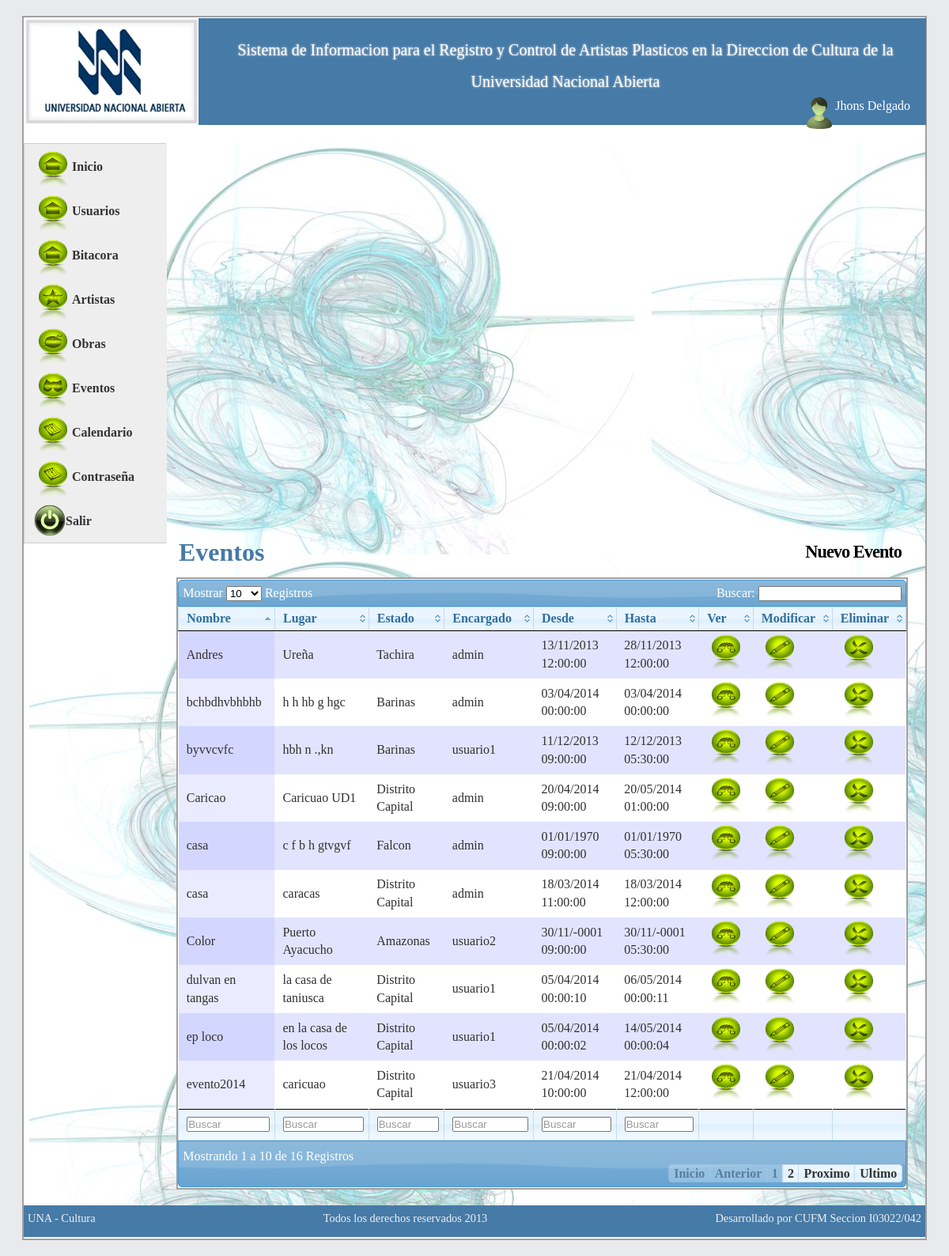
Screenshot of /sistema/controller/consulta_evento.php (signed in) with the database file from the repository.
### tables this page shows
CREATE TABLE IF NOT EXISTS `usuarios` (
  `id_usuarios` int(11) NOT NULL AUTO_INCREMENT,
  `usuario` varchar(50) NOT NULL,
  `clave` text NOT NULL,
  `estatus` int(1) NOT NULL,
  `usuario_reg` int(11) NOT NULL,
  `fecha_reg` date NOT NULL,
  `hora_reg` time NOT NULL,
  `usuario_mod` int(11) NOT NULL,
  `fecha_mod` date NOT NULL,
  `hora_mod` time NOT NULL,
  `intentos` int(11) NOT NULL,
  `tipo` varchar(10) NOT NULL,
  `nombre` varchar(100) NOT NULL,
  `apellido` varchar(100) NOT NULL,
  `tipo_cedula` varchar(1) NOT NULL,
  `num_cedula` int(11) NOT NULL,
  `email` varchar(100) DEFAULT NULL,
  `telefono` varchar(11) DEFAULT NULL,
  `cambioclave` varchar(1) NOT NULL DEFAULT 's',
  `session` int(11) NOT NULL DEFAULT '0',
  PRIMARY KEY (`id_usuarios`),
  UNIQUE KEY `usuario` (`usuario`),
  KEY `estatus` (`estatus`)
);

CREATE TABLE IF NOT EXISTS `eventos` (
  `id_eventos` int(11) NOT NULL AUTO_INCREMENT,
  `nombre` varchar(255) NOT NULL,
  `lugar` text NOT NULL,
  `estado` int(11) NOT NULL,
  `usuario_encargado` int(11) NOT NULL,
  `descripcion` varchar(255) NOT NULL,
  `fecha_evento_inicio` date NOT NULL,
  `fecha_evento_fin` date NOT NULL,
  `hora_inicio` time NOT NULL,
  `hora_fin` time NOT NULL,
  `imagen_evento` text,
  `fecha_reg` date NOT NULL,
  `hora_reg` time NOT NULL,
  `user_reg` int(11) NOT NULL,
  `fecha_mod` date NOT NULL,
  `hora_mod` time NOT NULL,
  `user_mod` int(11) NOT NULL,
  `estatus` int(11) NOT NULL,
  PRIMARY KEY (`id_eventos`),
  KEY `usuario_encargado` (`usuario_encargado`)
);

CREATE TABLE IF NOT EXISTS `estados` (
  `id_estados` int(11) NOT NULL AUTO_INCREMENT,
  `nombre` varchar(255) NOT NULL,
  PRIMARY KEY (`id_estados`)
);

### sistema/controller/consulta_evento.php (called while the page is built, shortened)
<?php
include '../model/index.php';
$eventos = new Eventos();
$consulta = $eventos->listar_eventos();
include '../web/layout/index.php';
?>

### sistema/model/BDculturaconexion.php (called while the page is built, shortened)
<?php
class BDculturaconexion {
    private $conexion;
    public function conectar() {
        if (!isset($this->conexion)) {
            $this->conexion = (mysql_connect("localhost", "root", "12345678")) or die(mysql_error());
        }
    }
    public function ejecutarsql($sql) {
        $resultado = mysql_query($sql, $this->conexion);
        return $resultado;
    }
}
?>

### sistema/model/Usuarios.php (called while the page is built, shortened)
<?php
class Usuarios extends BDculturaconexion {
    public function detalle($id) {
        $sql = "Select * from usuarios WHERE id_usuarios = '$id'";
        $consulta = $this->ejecutarsql($sql);
        return $consulta;
    }
    public function detalle2($id) {
        $sql = "select * from usuarios WHERE id_usuarios = '$id'";
        $consulta = $this->ejecutarsql($sql);
        $consulta = mysql_fetch_array($consulta);
        return $consulta;
    }
}
?>

### sistema/model/Eventos.php (called while the page is built, shortened)
<?php
class Eventos extends BDculturaconexion {
    public function listar_eventos() {
        $sql = "Select * from eventos";
        $consulta = $this->ejecutarsql($sql);
        return $consulta;
    }
}
?>

### sistema/model/Estados.php (called while the page is built, shortened)
<?php
class Estados extends BDculturaconexion {
        public function detalle($id) {
        $sql = "select * from estados WHERE id_estados = '$id'";
        $consulta = $this->ejecutarsql($sql);
        $consulta = mysql_fetch_array($consulta);
        return $consulta;
    }
}
?>

### sistema/model/index.php (called while the page is built, shortened)
<?php
include '../model/BDculturaconexion.php';
include '../model/Artista.php';
include '../model/Estados.php';
include '../model/Usuarios.php';
include '../model/Eventos.php';
function Ajustefecha($fecha) {
    if ($fecha != '') {
        $fecha = date('d/m/Y', strtotime($fecha));
        return $fecha;
    } else {
        return '';
    }
}
?>

### sistema/views/agenda/consulta_eventos.php (the view, shortened to what this page needs)
<div>
    <div  style="float: left;margin-left: 25px;"><h1 style="color: #467aa7;">Eventos</h1></div>
    <div style="float: right; margin-right: 30px;"><h3><a href="nuevo_evento.php">Nuevo Evento</a></h3></div>
</div>
<br />
<div id="container">
    <div id="demo">
        <table cellpadding="0" cellspacing="0" border="0" class="display" id="example">
            <thead>
                <tr>
                    <th>Nombre</th>
                    <th>Lugar</th>
                    <th>Estado</th>
                    <th>Encargado</th>
                    <th>Desde</th>
                    <th>Hasta</th>
                    <th>Ver</th>
                    <?php if ($_SESSION['tipo'] == 'admin') { ?>
                        <th>Modificar</th>
                        <th>Eliminar</th>
                    <?php } ?>
                </tr>
            </thead>
            <tbody>
                <?php
                $class_estados = new Estados();
                $class_usuario = new Usuarios();
                while ($lista = mysql_fetch_array($consulta)) {
                    ?>
                    <tr>
                        <td><?php echo $lista['nombre']; ?></td>
                        <td><?php echo $lista['lugar']; ?></td>
                        <td><?php $valor_estado = $class_estados->detalle($lista['estado']);
                echo $valor_estado['nombre'];
                    ?></td>
                        <td><?php $valor_usuario = $class_usuario->detalle2($lista['usuario_encargado']);
                        echo $valor_usuario['usuario'];
                        ?></td>
                        <td><?php echo Ajustefecha($lista['fecha_evento_inicio']) . ' ' . $lista['hora_inicio']; ?></td>
                        <td><?php echo Ajustefecha($lista['fecha_evento_fin']) . ' ' . $lista['hora_fin']; ?></td>
                        <td><a href="detalle_evento.php?id=<?php echo $lista['id_eventos']; ?>&p=e" ><img src="../web/image/buscar.png" width="48px" height="48px" style="text-align: center;" /></a></td>
    <?php if ($_SESSION['tipo'] == 'admin') { ?>
                            <td><a href="nuevo_evento.php?id=<?php echo $lista['id_eventos']; ?>" ><img src="../web/image/editar.png" width="48px" height="48px" style="text-align: center;" /></a></td>
                            <td><a href="eliminar_evento.php?id=<?php echo $lista['id_eventos']; ?>" ><img src="../web/image/eliminar.png" width="48px" height="48px" style="text-align: center;" /></a></td>
                    <?php } ?>
                    </tr>
                    <?php
                }
                ?>
            </tbody>
            <tfoot>
                <tr>
                    <th><input type="text" name="search_b" value="Buscar" class="search_init" /></th>
                    <th><input type="text" name="search_d" value="Buscar" class="search_init" /></th>
                    <th><input type="text" name="search_e" value="Buscar" class="search_init" /></th>
                    <th><input type="text" name="search_f" value="Buscar" class="search_init" /></th>
                    <th><input type="text" name="search_g" value="Buscar" class="search_init" /></th>
                    <th><input type="text" name="search_h" value="Buscar" class="search_init" /></th>
                    <th></th>
<?php if ($_SESSION['tipo'] == 'admin') { ?>
                        <th></th>
                        <th></th>
<?php } ?>
                </tr>
            </tfoot>
        </table>
    </div>
</div>

### sistema/web/layout/header.php
<div id="header">
    <div style="width: 20%; float: left">
        <img src="../web/image/logo.png" alt="logo" />
    </div>
    <div style="width: 80%; float: right;">
        <p style="font-size: 20px; line-height: 40px; text-align: center; margin-left: 30px; margin-right: 30px; margin-top: 20px; text-shadow: 0px 0px 3px #F2F2F2;" >
            Sistema de Informacion para el Registro y Control de Artistas Plasticos en la Direccion de Cultura de la Universidad Nacional Abierta
        </p>
 <?php
        if ($_SESSION['usuario'] != '') {
            ?>
    <div style="color: #FFF; font-size: 16px; width: 200px; float: right; margin-right: 20px;" >
        <?php
        $id = @$_SESSION['usuario'];
        $user = new Usuarios();
        $usuario = $user->detalle($id);
        $usuario = mysql_fetch_array($usuario);
        ?>
        <div style="float: right;">
        <p style="float: right;"> <span style="margin-top: 1px;"><?php echo ucfirst($usuario['nombre']) . ' ' . ucfirst($usuario['apellido']); ?></span>   </p>
           </div>
        <div style="float: right;" ><img src="../web/css/images/usuario.png" width="40" /></div>
    </div>
        <?php } ?>
    </div>
</div>

### sistema/web/css/style_plantilla.css (style rules this page uses)
body { Tahoma,Arial,sans-serif;line-height:1.4em;text-align:center;color:#303030;background:#e8eaec }
* { margin:0;padding:0 }
a { color:#000;font-weight:bold;text-decoration:none;background-color:inherit }
a img { border:none }
#container { width:95%;margin:20px auto;padding:1px 0;text-align:left;background:#fff;color:#303030;border:2px solid #a0a0a0 }
#header { height:135px;width:100%;margin:0 1px 1px 1px;background:#467aa7;color:#fff }
#content h3 { margin:0 0 5px 0;font-size:1.4em;letter-spacing:-1px }

### sistema/web/css/datatable/demo_table.css (style rules this page uses)
table.display { margin: 0 auto; clear: both; width: 100%; }
table.display thead th { padding: 3px 18px 3px 10px; border-bottom: 1px solid black; font-weight: bold; cursor: pointer; * cursor: hand; }
table.display tfoot th { padding: 3px 18px 3px 10px; border-top: 1px solid black; font-weight: bold; }
table.display td { padding: 3px 10px; }
tr.odd { background-color: #E2E4FF; }
tr.even { background-color: white; }
tfoot input { margin: 0.5em 0; width: 100%; color: #444; }
tfoot input.search_init { color: #999; }
tr.odd td.sorting_1 { background-color: #D3D6FF; }
tr.even td.sorting_1 { background-color: #EAEBFF; }

### rows the page displays
usuarios: nombre "Jhons", apellido "Delgado"
eventos: nombre "Andres", lugar "Ureña", estados.nombre "Tachira", usuario_encargado.usuario "admin", fecha_evento_inicio "13/11/2013", hora_inicio "12:00:00", fecha_evento_fin "28/11/2013", hora_fin "12:00:00"
eventos: nombre "Color", lugar "Puerto Ayacucho", estados.nombre "Amazonas", usuario_encargado.usuario "usuario2", fecha_evento_inicio "30/11/-0001", hora_inicio "09:00:00", fecha_evento_fin "30/11/-0001", hora_fin "05:30:00"
eventos: nombre "casa", lugar "c f b h gtvgvf", estados.nombre "Falcon", usuario_encargado.usuario "admin", fecha_evento_inicio "01/01/1970", hora_inicio "09:00:00", fecha_evento_fin "01/01/1970", hora_fin "05:30:00"
eventos: nombre "byvvcvfc", lugar "hbh n .,kn", estados.nombre "Barinas", usuario_encargado.usuario "usuario1", fecha_evento_inicio "11/12/2013", hora_inicio "09:00:00", fecha_evento_fin "12/12/2013", hora_fin "05:30:00"
eventos: nombre "casa", lugar "caracas", estados.nombre "Distrito Capital", usuario_encargado.usuario "admin", fecha_evento_inicio "18/03/2014", hora_inicio "11:00:00", fecha_evento_fin "18/03/2014", hora_fin "12:00:00"
eventos: nombre "Caricao", lugar "Caricuao UD1", estados.nombre "Distrito Capital", usuario_encargado.usuario "admin", fecha_evento_inicio "20/04/2014", hora_inicio "09:00:00", fecha_evento_fin "20/05/2014", hora_fin "01:00:00"
eventos: nombre "bchbdhvbhbhb", lugar "h h hb g hgc", estados.nombre "Barinas", usuario_encargado.usuario "admin", fecha_evento_inicio "03/04/2014", hora_inicio "00:00:00", fecha_evento_fin "03/04/2014", hora_fin "00:00:00"
eventos: nombre "dulvan en tangas", lugar "la casa de taniusca", estados.nombre "Distrito Capital", usuario_encargado.usuario "usuario1", fecha_evento_inicio "05/04/2014", hora_inicio "00:00:10", fecha_evento_fin "06/05/2014", hora_fin "00:00:11"
eventos: nombre "ep loco", lugar "en la casa de los locos", estados.nombre "Distrito Capital", usuario_encargado.usuario "usuario1", fecha_evento_inicio "05/04/2014", hora_inicio "00:00:02", fecha_evento_fin "14/05/2014", hora_fin "00:00:04"
eventos: nombre "evento2014", lugar "caricuao", estados.nombre "Distrito Capital", usuario_encargado.usuario "usuario3", fecha_evento_inicio "21/04/2014", hora_inicio "10:00:00", fecha_evento_fin "21/04/2014", hora_fin "12:00:00"
